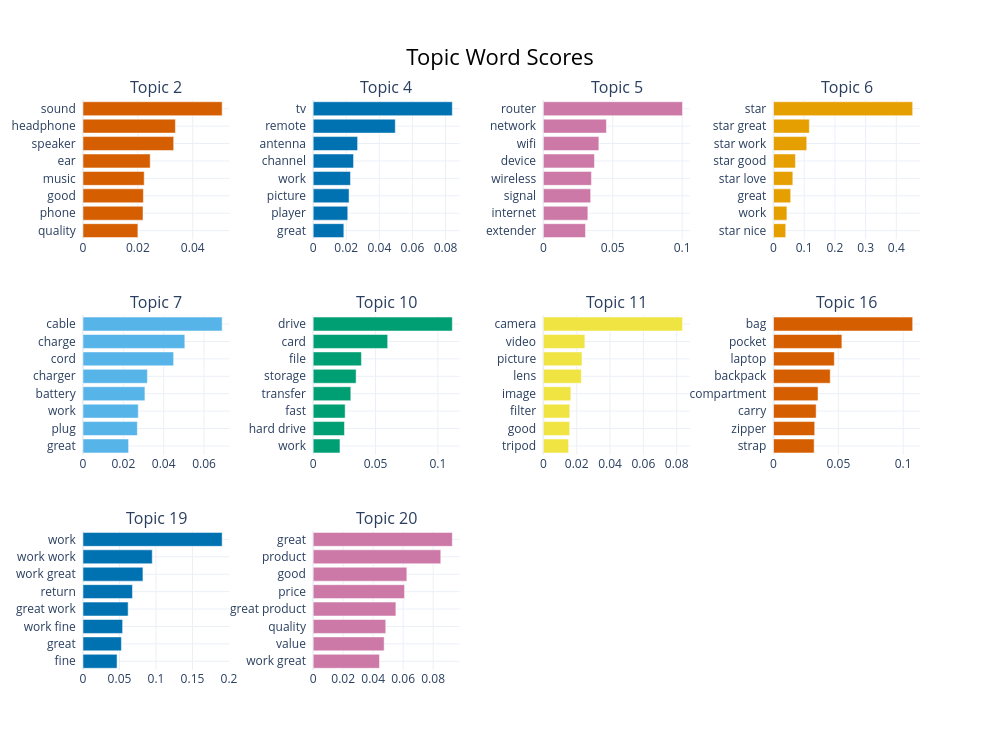

The notebook cell saved with this chart:
### Code cell
fig = improved_topic_model.visualize_barchart(
    top_n_topics=10,
    n_words=8
)

fig.show()
fig.write_html(
    "BERTopic_Top10_Barchart.html"
)

### Figure 1 — Plotly figure (JSON) as saved in the notebook; plotly's stock layout.template omitted (floating-point values rounded to 4 significant figures)
{"data": [{"marker": {"color": "#D55E00"}, "orientation": "h", "type": "bar", "x": [0.02001, 0.02188, 0.02202, 0.02231, 0.0245, 0.03306, 0.03368, 0.05073], "xaxis": "x", "y": ["quality  ", "phone  ", "good  ", "music  ", "ear  ", "speaker  ", "headphone  ", "sound  "], "yaxis": "y"}, {"marker": {"color": "#0072B2"}, "orientation": "h", "type": "bar", "x": [0.01853, 0.0209, 0.0217, 0.02255, 0.0244, 0.02685, 0.04964, 0.08411], "xaxis": "x2", "y": ["great  ", "player  ", "picture  ", "work  ", "channel  ", "antenna  ", "remote  ", "tv  "], "yaxis": "y2"}, {"marker": {"color": "#CC79A7"}, "orientation": "h", "type": "bar", "x": [0.03036, 0.03205, 0.03408, 0.03464, 0.03683, 0.03999, 0.04543, 0.1002], "xaxis": "x3", "y": ["extender  ", "internet  ", "signal  ", "wireless  ", "device  ", "wifi  ", "network  ", "router  "], "yaxis": "y3"}, {"marker": {"color": "#E69F00"}, "orientation": "h", "type": "bar", "x": [0.03981, 0.04363, 0.05591, 0.06287, 0.07138, 0.1082, 0.1167, 0.4533], "xaxis": "x4", "y": ["star nice  ", "work  ", "great  ", "star love  ", "star good  ", "star work  ", "star great  ", "star  "], "yaxis": "y4"}, {"marker": {"color": "#56B4E9"}, "orientation": "h", "type": "bar", "x": [0.02259, 0.02693, 0.02739, 0.03069, 0.03191, 0.04492, 0.05046, 0.06897], "xaxis": "x5", "y": ["great  ", "plug  ", "work  ", "battery  ", "charger  ", "cord  ", "charge  ", "cable  "], "yaxis": "y5"}, {"marker": {"color": "#009E73"}, "orientation": "h", "type": "bar", "x": [0.02149, 0.02509, 0.02564, 0.03018, 0.03443, 0.03869, 0.05973, 0.1116], "xaxis": "x6", "y": ["work  ", "hard drive  ", "fast  ", "transfer  ", "storage  ", "file  ", "card  ", "drive  "], "yaxis": "y6"}, {"marker": {"color": "#F0E442"}, "orientation": "h", "type": "bar", "x": [0.01515, 0.01579, 0.01587, 0.0165, 0.02279, 0.02317, 0.02492, 0.08348], "xaxis": "x7", "y": ["tripod  ", "good  ", "filter  ", "image  ", "lens  ", "picture  ", "video  ", "camera  "], "yaxis": "y7"}, {"marker": {"color": "#D55E00"}, "orientation": "h", "type": "bar", "x": [0.03133, 0.03176, 0.03286, 0.03432, 0.04372, 0.04688, 0.05271, 0.1073], "xaxis": "x8", "y": ["strap  ", "zipper  ", "carry  ", "compartment  ", "backpack  ", "laptop  ", "pocket  ", "bag  "], "yaxis": "y8"}, {"marker": {"color": "#0072B2"}, "orientation": "h", "type": "bar", "x": [0.04667, 0.05264, 0.05426, 0.06185, 0.06777, 0.08211, 0.09488, 0.1906], "xaxis": "x9", "y": ["fine  ", "great  ", "work fine  ", "great work  ", "return  ", "work great  ", "work work  ", "work  "], "yaxis": "y9"}, {"marker": {"color": "#CC79A7"}, "orientation": "h", "type": "bar", "x": [0.04423, 0.04733, 0.04841, 0.05516, 0.06094, 0.06247, 0.08509, 0.0928], "xaxis": "x10", "y": ["work great  ", "value  ", "quality  ", "great product  ", "price  ", "good  ", "product  ", "great  "], "yaxis": "y10"}], "layout": {"annotations": [{"font": {"size": 16}, "showarrow": false, "text": "Topic 2", "x": 0.0875, "xanchor": "center", "xref": "paper", "y": 1, "yanchor": "bottom", "yref": "paper"}, {"font": {"size": 16}, "showarrow": false, "text": "Topic 4", "x": 0.3625, "xanchor": "center", "xref": "paper", "y": 1, "yanchor": "bottom", "yref": "paper"}, {"font": {"size": 16}, "showarrow": false, "text": "Topic 5", "x": 0.6375, "xanchor": "center", "xref": "paper", "y": 1, "yanchor": "bottom", "yref": "paper"}, {"font": {"size": 16}, "showarrow": false, "text": "Topic 6", "x": 0.9125, "xanchor": "center", "xref": "paper", "y": 1, "yanchor": "bottom", "yref": "paper"}, {"font": {"size": 16}, "showarrow": false, "text": "Topic 7", "x": 0.0875, "xanchor": "center", "xref": "paper", "y": 0.6222, "yanchor": "bottom", "yref": "paper"}, {"font": {"size": 16}, "showarrow": false, "text": "Topic 10", "x": 0.3625, "xanchor": "center", "xref": "paper", "y": 0.6222, "yanchor": "bottom", "yref": "paper"}, {"font": {"size": 16}, "showarrow": false, "text": "Topic 11", "x": 0.6375, "xanchor": "center", "xref": "paper", "y": 0.6222, "yanchor": "bottom", "yref": "paper"}, {"font": {"size": 16}, "showarrow": false, "text": "Topic 16", "x": 0.9125, "xanchor": "center", "xref": "paper", "y": 0.6222, "yanchor": "bottom", "yref": "paper"}, {"font": {"size": 16}, "showarrow": false, "text": "Topic 19", "x": 0.0875, "xanchor": "center", "xref": "paper", "y": 0.2444, "yanchor": "bottom", "yref": "paper"}, {"font": {"size": 16}, "showarrow": false, "text": "Topic 20", "x": 0.3625, "xanchor": "center", "xref": "paper", "y": 0.2444, "yanchor": "bottom", "yref": "paper"}], "height": 750, "hoverlabel": {"bgcolor": "white", "font": {"family": "Rockwell", "size": 16}}, "showlegend": false, "title": {"font": {"color": "Black", "size": 22}, "text": "Topic Word Scores", "x": 0.5, "xanchor": "center", "yanchor": "top"}, "width": 1000, "xaxis": {"anchor": "y", "domain": [0, 0.175], "showgrid": true}, "xaxis10": {"anchor": "y10", "domain": [0.275, 0.45], "showgrid": true}, "xaxis11": {"anchor": "y11", "domain": [0.55, 0.725], "showgrid": true}, "xaxis12": {"anchor": "y12", "domain": [0.825, 1], "showgrid": true}, "xaxis2": {"anchor": "y2", "domain": [0.275, 0.45], "showgrid": true}, "xaxis3": {"anchor": "y3", "domain": [0.55, 0.725], "showgrid": true}, "xaxis4": {"anchor": "y4", "domain": [0.825, 1], "showgrid": true}, "xaxis5": {"anchor": "y5", "domain": [0, 0.175], "showgrid": true}, "xaxis6": {"anchor": "y6", "domain": [0.275, 0.45], "showgrid": true}, "xaxis7": {"anchor": "y7", "domain": [0.55, 0.725], "showgrid": true}, "xaxis8": {"anchor": "y8", "domain": [0.825, 1], "showgrid": true}, "xaxis9": {"anchor": "y9", "domain": [0, 0.175], "showgrid": true}, "yaxis": {"anchor": "x", "domain": [0.7556, 1], "showgrid": true}, "yaxis10": {"anchor": "x10", "domain": [0, 0.2444], "showgrid": true}, "yaxis11": {"anchor": "x11", "domain": [0, 0.2444], "showgrid": true}, "yaxis12": {"anchor": "x12", "domain": [0, 0.2444], "showgrid": true}, "yaxis2": {"anchor": "x2", "domain": [0.7556, 1], "showgrid": true}, "yaxis3": {"anchor": "x3", "domain": [0.7556, 1], "showgrid": true}, "yaxis4": {"anchor": "x4", "domain": [0.7556, 1], "showgrid": true}, "yaxis5": {"anchor": "x5", "domain": [0.3778, 0.6222], "showgrid": true}, "yaxis6": {"anchor": "x6", "domain": [0.3778, 0.6222], "showgrid": true}, "yaxis7": {"anchor": "x7", "domain": [0.3778, 0.6222], "showgrid": true}, "yaxis8": {"anchor": "x8", "domain": [0.3778, 0.6222], "showgrid": true}, "yaxis9": {"anchor": "x9", "domain": [0, 0.2444], "showgrid": true}}}
